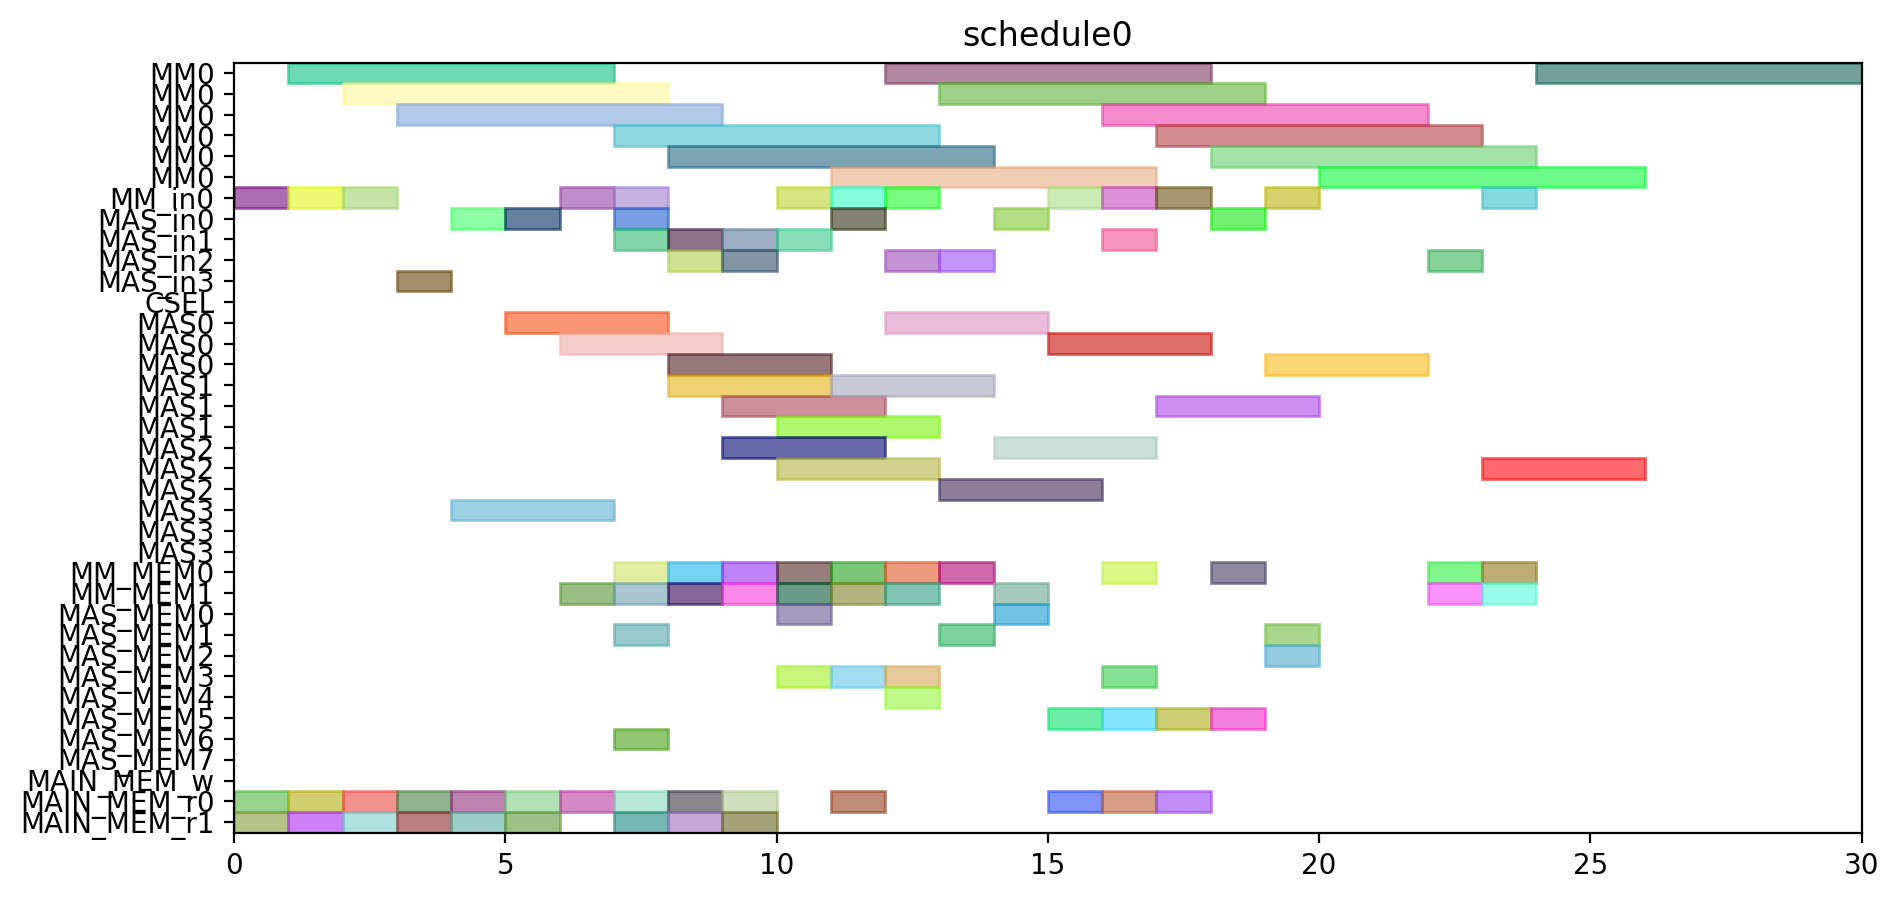

Source code (Python):
from pyschedule import Scenario, solvers, plotters, alt


def solve():
	horizon = 120
	S = Scenario("schedule0", horizon=horizon)

	# resource
	MM = S.Resources('MM', num=1, size=6)
	MM_in = S.Resources('MM_in', num=1)
	MAS_in = S.Resources('MAS_in', num=4)
	CSEL = S.Resource('CSEL')
	MAS = S.Resources('MAS', num=4, size=3, periods=range(1, horizon))
	MM_MEM = S.Resources('MM_MEM', num=2)
	MAS_MEM = S.Resources('MAS_MEM', num=8)
	MAIN_MEM_w = S.Resource('MAIN_MEM_w', size=1)
	MAIN_MEM_r = S.Resources('MAIN_MEM_r', num=2)

	# result of previous scheduling

	# new tasks
	t0 = S.Task('t0', length=6, delay_cost=1)
	t0 += alt(MM)
	t0_in = S.Task('t0_in', length=1, delay_cost=1)
	t0_in += alt(MM_in)
	S += t0_in*MM_in[0]<=t0*MM[0]
	t0_mem0 = S.Task('t0_mem0', length=1, delay_cost=1)
	t0_mem0 += MAIN_MEM_r[0]
	S += t0_mem0 <= t0

	t0_mem1 = S.Task('t0_mem1', length=1, delay_cost=1)
	t0_mem1 += MAIN_MEM_r[1]
	S += t0_mem1 <= t0

	t1 = S.Task('t1', length=6, delay_cost=1)
	t1 += alt(MM)
	t1_in = S.Task('t1_in', length=1, delay_cost=1)
	t1_in += alt(MM_in)
	S += t1_in*MM_in[0]<=t1*MM[0]
	t1_mem0 = S.Task('t1_mem0', length=1, delay_cost=1)
	t1_mem0 += MAIN_MEM_r[0]
	S += t1_mem0 <= t1

	t1_mem1 = S.Task('t1_mem1', length=1, delay_cost=1)
	t1_mem1 += MAIN_MEM_r[1]
	S += t1_mem1 <= t1

	t2 = S.Task('t2', length=6, delay_cost=1)
	t2 += alt(MM)
	t2_in = S.Task('t2_in', length=1, delay_cost=1)
	t2_in += alt(MM_in)
	S += t2_in*MM_in[0]<=t2*MM[0]
	t2_mem0 = S.Task('t2_mem0', length=1, delay_cost=1)
	t2_mem0 += MAIN_MEM_r[0]
	S += t2_mem0 <= t2

	t2_mem1 = S.Task('t2_mem1', length=1, delay_cost=1)
	t2_mem1 += MAIN_MEM_r[1]
	S += t2_mem1 <= t2

	t3 = S.Task('t3', length=3, delay_cost=1)
	t3 += alt(MAS)
	t3_in = S.Task('t3_in', length=1, delay_cost=1)
	t3_in += alt(MAS_in)
	S += t3_in*MAS_in[0]<=t3*MAS[0]

	S += t3_in*MAS_in[1]<=t3*MAS[1]

	S += t3_in*MAS_in[2]<=t3*MAS[2]

	S += t3_in*MAS_in[3]<=t3*MAS[3]

	t3_mem0 = S.Task('t3_mem0', length=1, delay_cost=1)
	t3_mem0 += MAIN_MEM_r[0]
	S += t3_mem0 <= t3

	t3_mem1 = S.Task('t3_mem1', length=1, delay_cost=1)
	t3_mem1 += MAIN_MEM_r[1]
	S += t3_mem1 <= t3

	t4 = S.Task('t4', length=3, delay_cost=1)
	t4 += alt(MAS)
	t4_in = S.Task('t4_in', length=1, delay_cost=1)
	t4_in += alt(MAS_in)
	S += t4_in*MAS_in[0]<=t4*MAS[0]

	S += t4_in*MAS_in[1]<=t4*MAS[1]

	S += t4_in*MAS_in[2]<=t4*MAS[2]

	S += t4_in*MAS_in[3]<=t4*MAS[3]

	t4_mem0 = S.Task('t4_mem0', length=1, delay_cost=1)
	t4_mem0 += MAIN_MEM_r[0]
	S += t4_mem0 <= t4

	t4_mem1 = S.Task('t4_mem1', length=1, delay_cost=1)
	t4_mem1 += MAIN_MEM_r[1]
	S += t4_mem1 <= t4

	t8 = S.Task('t8', length=3, delay_cost=1)
	t8 += alt(MAS)
	t8_in = S.Task('t8_in', length=1, delay_cost=1)
	t8_in += alt(MAS_in)
	S += t8_in*MAS_in[0]<=t8*MAS[0]

	S += t8_in*MAS_in[1]<=t8*MAS[1]

	S += t8_in*MAS_in[2]<=t8*MAS[2]

	S += t8_in*MAS_in[3]<=t8*MAS[3]

	t8_mem0 = S.Task('t8_mem0', length=1, delay_cost=1)
	t8_mem0 += MAIN_MEM_r[0]
	S += t8_mem0 <= t8

	t8_mem1 = S.Task('t8_mem1', length=1, delay_cost=1)
	t8_mem1 += MAIN_MEM_r[1]
	S += t8_mem1 <= t8

	t9 = S.Task('t9', length=3, delay_cost=1)
	t9 += alt(MAS)
	t9_in = S.Task('t9_in', length=1, delay_cost=1)
	t9_in += alt(MAS_in)
	S += t9_in*MAS_in[0]<=t9*MAS[0]

	S += t9_in*MAS_in[1]<=t9*MAS[1]

	S += t9_in*MAS_in[2]<=t9*MAS[2]

	S += t9_in*MAS_in[3]<=t9*MAS[3]

	t9_mem0 = S.Task('t9_mem0', length=1, delay_cost=1)
	t9_mem0 += MAIN_MEM_r[0]
	S += t9_mem0 <= t9

	t9_mem1 = S.Task('t9_mem1', length=1, delay_cost=1)
	t9_mem1 += MAIN_MEM_r[1]
	S += t9_mem1 <= t9

	t13 = S.Task('t13', length=3, delay_cost=1)
	t13 += alt(MAS)
	t13_in = S.Task('t13_in', length=1, delay_cost=1)
	t13_in += alt(MAS_in)
	S += t13_in*MAS_in[0]<=t13*MAS[0]

	S += t13_in*MAS_in[1]<=t13*MAS[1]

	S += t13_in*MAS_in[2]<=t13*MAS[2]

	S += t13_in*MAS_in[3]<=t13*MAS[3]

	t13_mem0 = S.Task('t13_mem0', length=1, delay_cost=1)
	t13_mem0 += MAIN_MEM_r[0]
	S += t13_mem0 <= t13

	t13_mem1 = S.Task('t13_mem1', length=1, delay_cost=1)
	t13_mem1 += MAIN_MEM_r[1]
	S += t13_mem1 <= t13

	t14 = S.Task('t14', length=3, delay_cost=1)
	t14 += alt(MAS)
	t14_in = S.Task('t14_in', length=1, delay_cost=1)
	t14_in += alt(MAS_in)
	S += t14_in*MAS_in[0]<=t14*MAS[0]

	S += t14_in*MAS_in[1]<=t14*MAS[1]

	S += t14_in*MAS_in[2]<=t14*MAS[2]

	S += t14_in*MAS_in[3]<=t14*MAS[3]

	t14_mem0 = S.Task('t14_mem0', length=1, delay_cost=1)
	t14_mem0 += MAIN_MEM_r[0]
	S += t14_mem0 <= t14

	t14_mem1 = S.Task('t14_mem1', length=1, delay_cost=1)
	t14_mem1 += MAIN_MEM_r[1]
	S += t14_mem1 <= t14

	t5 = S.Task('t5', length=6, delay_cost=1)
	t5 += alt(MM)
	t5_in = S.Task('t5_in', length=1, delay_cost=1)
	t5_in += alt(MM_in)
	S += t5_in*MM_in[0]<=t5*MM[0]
	t5_mem0 = S.Task('t5_mem0', length=1, delay_cost=1)
	t5_mem0 += alt(MAS_MEM)
	S += (t3*MAS[0])-1 < t5_mem0*MAS_MEM[0]
	S += (t3*MAS[1])-1 < t5_mem0*MAS_MEM[2]
	S += (t3*MAS[2])-1 < t5_mem0*MAS_MEM[4]
	S += (t3*MAS[3])-1 < t5_mem0*MAS_MEM[6]
	S += t5_mem0 <= t5

	t5_mem1 = S.Task('t5_mem1', length=1, delay_cost=1)
	t5_mem1 += alt(MAS_MEM)
	S += (t4*MAS[0])-1 < t5_mem1*MAS_MEM[1]
	S += (t4*MAS[1])-1 < t5_mem1*MAS_MEM[3]
	S += (t4*MAS[2])-1 < t5_mem1*MAS_MEM[5]
	S += (t4*MAS[3])-1 < t5_mem1*MAS_MEM[7]
	S += t5_mem1 <= t5

	t6 = S.Task('t6', length=3, delay_cost=1)
	t6 += alt(MAS)
	t6_in = S.Task('t6_in', length=1, delay_cost=1)
	t6_in += alt(MAS_in)
	S += t6_in*MAS_in[0]<=t6*MAS[0]

	S += t6_in*MAS_in[1]<=t6*MAS[1]

	S += t6_in*MAS_in[2]<=t6*MAS[2]

	S += t6_in*MAS_in[3]<=t6*MAS[3]

	t6_mem0 = S.Task('t6_mem0', length=1, delay_cost=1)
	t6_mem0 += alt(MM_MEM)
	S += (t0*MM[0])-1 < t6_mem0*MM_MEM[0]
	S += t6_mem0 <= t6

	t6_mem1 = S.Task('t6_mem1', length=1, delay_cost=1)
	t6_mem1 += alt(MM_MEM)
	S += (t1*MM[0])-1 < t6_mem1*MM_MEM[1]
	S += t6_mem1 <= t6

	t10 = S.Task('t10', length=6, delay_cost=1)
	t10 += alt(MM)
	t10_in = S.Task('t10_in', length=1, delay_cost=1)
	t10_in += alt(MM_in)
	S += t10_in*MM_in[0]<=t10*MM[0]
	t10_mem0 = S.Task('t10_mem0', length=1, delay_cost=1)
	t10_mem0 += alt(MAS_MEM)
	S += (t8*MAS[0])-1 < t10_mem0*MAS_MEM[0]
	S += (t8*MAS[1])-1 < t10_mem0*MAS_MEM[2]
	S += (t8*MAS[2])-1 < t10_mem0*MAS_MEM[4]
	S += (t8*MAS[3])-1 < t10_mem0*MAS_MEM[6]
	S += t10_mem0 <= t10

	t10_mem1 = S.Task('t10_mem1', length=1, delay_cost=1)
	t10_mem1 += alt(MAS_MEM)
	S += (t9*MAS[0])-1 < t10_mem1*MAS_MEM[1]
	S += (t9*MAS[1])-1 < t10_mem1*MAS_MEM[3]
	S += (t9*MAS[2])-1 < t10_mem1*MAS_MEM[5]
	S += (t9*MAS[3])-1 < t10_mem1*MAS_MEM[7]
	S += t10_mem1 <= t10

	t11 = S.Task('t11', length=3, delay_cost=1)
	t11 += alt(MAS)
	t11_in = S.Task('t11_in', length=1, delay_cost=1)
	t11_in += alt(MAS_in)
	S += t11_in*MAS_in[0]<=t11*MAS[0]

	S += t11_in*MAS_in[1]<=t11*MAS[1]

	S += t11_in*MAS_in[2]<=t11*MAS[2]

	S += t11_in*MAS_in[3]<=t11*MAS[3]

	t11_mem0 = S.Task('t11_mem0', length=1, delay_cost=1)
	t11_mem0 += alt(MM_MEM)
	S += (t1*MM[0])-1 < t11_mem0*MM_MEM[0]
	S += t11_mem0 <= t11

	t11_mem1 = S.Task('t11_mem1', length=1, delay_cost=1)
	t11_mem1 += alt(MM_MEM)
	S += (t2*MM[0])-1 < t11_mem1*MM_MEM[1]
	S += t11_mem1 <= t11

	t15 = S.Task('t15', length=6, delay_cost=1)
	t15 += alt(MM)
	t15_in = S.Task('t15_in', length=1, delay_cost=1)
	t15_in += alt(MM_in)
	S += t15_in*MM_in[0]<=t15*MM[0]
	t15_mem0 = S.Task('t15_mem0', length=1, delay_cost=1)
	t15_mem0 += alt(MAS_MEM)
	S += (t13*MAS[0])-1 < t15_mem0*MAS_MEM[0]
	S += (t13*MAS[1])-1 < t15_mem0*MAS_MEM[2]
	S += (t13*MAS[2])-1 < t15_mem0*MAS_MEM[4]
	S += (t13*MAS[3])-1 < t15_mem0*MAS_MEM[6]
	S += t15_mem0 <= t15

	t15_mem1 = S.Task('t15_mem1', length=1, delay_cost=1)
	t15_mem1 += alt(MAS_MEM)
	S += (t14*MAS[0])-1 < t15_mem1*MAS_MEM[1]
	S += (t14*MAS[1])-1 < t15_mem1*MAS_MEM[3]
	S += (t14*MAS[2])-1 < t15_mem1*MAS_MEM[5]
	S += (t14*MAS[3])-1 < t15_mem1*MAS_MEM[7]
	S += t15_mem1 <= t15

	t16 = S.Task('t16', length=3, delay_cost=1)
	t16 += alt(MAS)
	t16_in = S.Task('t16_in', length=1, delay_cost=1)
	t16_in += alt(MAS_in)
	S += t16_in*MAS_in[0]<=t16*MAS[0]

	S += t16_in*MAS_in[1]<=t16*MAS[1]

	S += t16_in*MAS_in[2]<=t16*MAS[2]

	S += t16_in*MAS_in[3]<=t16*MAS[3]

	t16_mem0 = S.Task('t16_mem0', length=1, delay_cost=1)
	t16_mem0 += alt(MM_MEM)
	S += (t0*MM[0])-1 < t16_mem0*MM_MEM[0]
	S += t16_mem0 <= t16

	t16_mem1 = S.Task('t16_mem1', length=1, delay_cost=1)
	t16_mem1 += alt(MM_MEM)
	S += (t2*MM[0])-1 < t16_mem1*MM_MEM[1]
	S += t16_mem1 <= t16

	t19 = S.Task('t19', length=6, delay_cost=1)
	t19 += alt(MM)
	t19_in = S.Task('t19_in', length=1, delay_cost=1)
	t19_in += alt(MM_in)
	S += t19_in*MM_in[0]<=t19*MM[0]
	t19_mem0 = S.Task('t19_mem0', length=1, delay_cost=1)
	t19_mem0 += MAIN_MEM_r[0]
	S += t19_mem0 <= t19

	t19_mem1 = S.Task('t19_mem1', length=1, delay_cost=1)
	t19_mem1 += alt(MM_MEM)
	S += (t2*MM[0])-1 < t19_mem1*MM_MEM[1]
	S += t19_mem1 <= t19

	t24 = S.Task('t24', length=3, delay_cost=1)
	t24 += alt(MAS)
	t24_in = S.Task('t24_in', length=1, delay_cost=1)
	t24_in += alt(MAS_in)
	S += t24_in*MAS_in[0]<=t24*MAS[0]

	S += t24_in*MAS_in[1]<=t24*MAS[1]

	S += t24_in*MAS_in[2]<=t24*MAS[2]

	S += t24_in*MAS_in[3]<=t24*MAS[3]

	t24_mem0 = S.Task('t24_mem0', length=1, delay_cost=1)
	t24_mem0 += alt(MM_MEM)
	S += (t0*MM[0])-1 < t24_mem0*MM_MEM[0]
	S += t24_mem0 <= t24

	t24_mem1 = S.Task('t24_mem1', length=1, delay_cost=1)
	t24_mem1 += alt(MM_MEM)
	S += (t0*MM[0])-1 < t24_mem1*MM_MEM[1]
	S += t24_mem1 <= t24

	t26 = S.Task('t26', length=6, delay_cost=1)
	t26 += alt(MM)
	t26_in = S.Task('t26_in', length=1, delay_cost=1)
	t26_in += alt(MM_in)
	S += t26_in*MM_in[0]<=t26*MM[0]
	t26_mem0 = S.Task('t26_mem0', length=1, delay_cost=1)
	t26_mem0 += MAIN_MEM_r[0]
	S += t26_mem0 <= t26

	t26_mem1 = S.Task('t26_mem1', length=1, delay_cost=1)
	t26_mem1 += alt(MM_MEM)
	S += (t2*MM[0])-1 < t26_mem1*MM_MEM[1]
	S += t26_mem1 <= t26

	t7 = S.Task('t7', length=3, delay_cost=1)
	t7 += alt(MAS)
	t7_in = S.Task('t7_in', length=1, delay_cost=1)
	t7_in += alt(MAS_in)
	S += t7_in*MAS_in[0]<=t7*MAS[0]

	S += t7_in*MAS_in[1]<=t7*MAS[1]

	S += t7_in*MAS_in[2]<=t7*MAS[2]

	S += t7_in*MAS_in[3]<=t7*MAS[3]

	t7_mem0 = S.Task('t7_mem0', length=1, delay_cost=1)
	t7_mem0 += alt(MM_MEM)
	S += (t5*MM[0])-1 < t7_mem0*MM_MEM[0]
	S += t7_mem0 <= t7

	t7_mem1 = S.Task('t7_mem1', length=1, delay_cost=1)
	t7_mem1 += alt(MAS_MEM)
	S += (t6*MAS[0])-1 < t7_mem1*MAS_MEM[1]
	S += (t6*MAS[1])-1 < t7_mem1*MAS_MEM[3]
	S += (t6*MAS[2])-1 < t7_mem1*MAS_MEM[5]
	S += (t6*MAS[3])-1 < t7_mem1*MAS_MEM[7]
	S += t7_mem1 <= t7

	t12 = S.Task('t12', length=3, delay_cost=1)
	t12 += alt(MAS)
	t12_in = S.Task('t12_in', length=1, delay_cost=1)
	t12_in += alt(MAS_in)
	S += t12_in*MAS_in[0]<=t12*MAS[0]

	S += t12_in*MAS_in[1]<=t12*MAS[1]

	S += t12_in*MAS_in[2]<=t12*MAS[2]

	S += t12_in*MAS_in[3]<=t12*MAS[3]

	t12_mem0 = S.Task('t12_mem0', length=1, delay_cost=1)
	t12_mem0 += alt(MM_MEM)
	S += (t10*MM[0])-1 < t12_mem0*MM_MEM[0]
	S += t12_mem0 <= t12

	t12_mem1 = S.Task('t12_mem1', length=1, delay_cost=1)
	t12_mem1 += alt(MAS_MEM)
	S += (t11*MAS[0])-1 < t12_mem1*MAS_MEM[1]
	S += (t11*MAS[1])-1 < t12_mem1*MAS_MEM[3]
	S += (t11*MAS[2])-1 < t12_mem1*MAS_MEM[5]
	S += (t11*MAS[3])-1 < t12_mem1*MAS_MEM[7]
	S += t12_mem1 <= t12

	t17 = S.Task('t17', length=3, delay_cost=1)
	t17 += alt(MAS)
	t17_in = S.Task('t17_in', length=1, delay_cost=1)
	t17_in += alt(MAS_in)
	S += t17_in*MAS_in[0]<=t17*MAS[0]

	S += t17_in*MAS_in[1]<=t17*MAS[1]

	S += t17_in*MAS_in[2]<=t17*MAS[2]

	S += t17_in*MAS_in[3]<=t17*MAS[3]

	t17_mem0 = S.Task('t17_mem0', length=1, delay_cost=1)
	t17_mem0 += alt(MM_MEM)
	S += (t15*MM[0])-1 < t17_mem0*MM_MEM[0]
	S += t17_mem0 <= t17

	t17_mem1 = S.Task('t17_mem1', length=1, delay_cost=1)
	t17_mem1 += alt(MAS_MEM)
	S += (t16*MAS[0])-1 < t17_mem1*MAS_MEM[1]
	S += (t16*MAS[1])-1 < t17_mem1*MAS_MEM[3]
	S += (t16*MAS[2])-1 < t17_mem1*MAS_MEM[5]
	S += (t16*MAS[3])-1 < t17_mem1*MAS_MEM[7]
	S += t17_mem1 <= t17

	t25 = S.Task('t25', length=3, delay_cost=1)
	t25 += alt(MAS)
	t25_in = S.Task('t25_in', length=1, delay_cost=1)
	t25_in += alt(MAS_in)
	S += t25_in*MAS_in[0]<=t25*MAS[0]

	S += t25_in*MAS_in[1]<=t25*MAS[1]

	S += t25_in*MAS_in[2]<=t25*MAS[2]

	S += t25_in*MAS_in[3]<=t25*MAS[3]

	t25_mem0 = S.Task('t25_mem0', length=1, delay_cost=1)
	t25_mem0 += alt(MM_MEM)
	S += (t0*MM[0])-1 < t25_mem0*MM_MEM[0]
	S += t25_mem0 <= t25

	t25_mem1 = S.Task('t25_mem1', length=1, delay_cost=1)
	t25_mem1 += alt(MAS_MEM)
	S += (t24*MAS[0])-1 < t25_mem1*MAS_MEM[1]
	S += (t24*MAS[1])-1 < t25_mem1*MAS_MEM[3]
	S += (t24*MAS[2])-1 < t25_mem1*MAS_MEM[5]
	S += (t24*MAS[3])-1 < t25_mem1*MAS_MEM[7]
	S += t25_mem1 <= t25

	t29 = S.Task('t29', length=3, delay_cost=1)
	t29 += alt(MAS)
	t29_in = S.Task('t29_in', length=1, delay_cost=1)
	t29_in += alt(MAS_in)
	S += t29_in*MAS_in[0]<=t29*MAS[0]

	S += t29_in*MAS_in[1]<=t29*MAS[1]

	S += t29_in*MAS_in[2]<=t29*MAS[2]

	S += t29_in*MAS_in[3]<=t29*MAS[3]

	t29_mem0 = S.Task('t29_mem0', length=1, delay_cost=1)
	t29_mem0 += alt(MM_MEM)
	S += (t0*MM[0])-1 < t29_mem0*MM_MEM[0]
	S += t29_mem0 <= t29

	t29_mem1 = S.Task('t29_mem1', length=1, delay_cost=1)
	t29_mem1 += alt(MM_MEM)
	S += (t26*MM[0])-1 < t29_mem1*MM_MEM[1]
	S += t29_mem1 <= t29

	t18 = S.Task('t18', length=6, delay_cost=1)
	t18 += alt(MM)
	t18_in = S.Task('t18_in', length=1, delay_cost=1)
	t18_in += alt(MM_in)
	S += t18_in*MM_in[0]<=t18*MM[0]
	t18_mem0 = S.Task('t18_mem0', length=1, delay_cost=1)
	t18_mem0 += MAIN_MEM_r[0]
	S += t18_mem0 <= t18

	t18_mem1 = S.Task('t18_mem1', length=1, delay_cost=1)
	t18_mem1 += alt(MAS_MEM)
	S += (t12*MAS[0])-1 < t18_mem1*MAS_MEM[1]
	S += (t12*MAS[1])-1 < t18_mem1*MAS_MEM[3]
	S += (t12*MAS[2])-1 < t18_mem1*MAS_MEM[5]
	S += (t12*MAS[3])-1 < t18_mem1*MAS_MEM[7]
	S += t18_mem1 <= t18

	t27 = S.Task('t27', length=6, delay_cost=1)
	t27 += alt(MM)
	t27_in = S.Task('t27_in', length=1, delay_cost=1)
	t27_in += alt(MM_in)
	S += t27_in*MM_in[0]<=t27*MM[0]
	t27_mem0 = S.Task('t27_mem0', length=1, delay_cost=1)
	t27_mem0 += MAIN_MEM_r[0]
	S += t27_mem0 <= t27

	t27_mem1 = S.Task('t27_mem1', length=1, delay_cost=1)
	t27_mem1 += alt(MAS_MEM)
	S += (t12*MAS[0])-1 < t27_mem1*MAS_MEM[1]
	S += (t12*MAS[1])-1 < t27_mem1*MAS_MEM[3]
	S += (t12*MAS[2])-1 < t27_mem1*MAS_MEM[5]
	S += (t12*MAS[3])-1 < t27_mem1*MAS_MEM[7]
	S += t27_mem1 <= t27

	t28 = S.Task('t28', length=3, delay_cost=1)
	t28 += alt(MAS)
	t28_in = S.Task('t28_in', length=1, delay_cost=1)
	t28_in += alt(MAS_in)
	S += t28_in*MAS_in[0]<=t28*MAS[0]

	S += t28_in*MAS_in[1]<=t28*MAS[1]

	S += t28_in*MAS_in[2]<=t28*MAS[2]

	S += t28_in*MAS_in[3]<=t28*MAS[3]

	t28_mem0 = S.Task('t28_mem0', length=1, delay_cost=1)
	t28_mem0 += alt(MAS_MEM)
	S += (t25*MAS[0])-1 < t28_mem0*MAS_MEM[0]
	S += (t25*MAS[1])-1 < t28_mem0*MAS_MEM[2]
	S += (t25*MAS[2])-1 < t28_mem0*MAS_MEM[4]
	S += (t25*MAS[3])-1 < t28_mem0*MAS_MEM[6]
	S += t28_mem0 <= t28

	t28_mem1 = S.Task('t28_mem1', length=1, delay_cost=1)
	t28_mem1 += alt(MM_MEM)
	S += (t26*MM[0])-1 < t28_mem1*MM_MEM[1]
	S += t28_mem1 <= t28

	t30 = S.Task('t30', length=6, delay_cost=1)
	t30 += alt(MM)
	t30_in = S.Task('t30_in', length=1, delay_cost=1)
	t30_in += alt(MM_in)
	S += t30_in*MM_in[0]<=t30*MM[0]
	t30_mem0 = S.Task('t30_mem0', length=1, delay_cost=1)
	t30_mem0 += MAIN_MEM_r[0]
	S += t30_mem0 <= t30

	t30_mem1 = S.Task('t30_mem1', length=1, delay_cost=1)
	t30_mem1 += alt(MAS_MEM)
	S += (t29*MAS[0])-1 < t30_mem1*MAS_MEM[1]
	S += (t29*MAS[1])-1 < t30_mem1*MAS_MEM[3]
	S += (t29*MAS[2])-1 < t30_mem1*MAS_MEM[5]
	S += (t29*MAS[3])-1 < t30_mem1*MAS_MEM[7]
	S += t30_mem1 <= t30

	t20 = S.Task('t20', length=3, delay_cost=1)
	t20 += alt(MAS)
	t20_in = S.Task('t20_in', length=1, delay_cost=1)
	t20_in += alt(MAS_in)
	S += t20_in*MAS_in[0]<=t20*MAS[0]

	S += t20_in*MAS_in[1]<=t20*MAS[1]

	S += t20_in*MAS_in[2]<=t20*MAS[2]

	S += t20_in*MAS_in[3]<=t20*MAS[3]

	t20_mem0 = S.Task('t20_mem0', length=1, delay_cost=1)
	t20_mem0 += alt(MM_MEM)
	S += (t19*MM[0])-1 < t20_mem0*MM_MEM[0]
	S += t20_mem0 <= t20

	t20_mem1 = S.Task('t20_mem1', length=1, delay_cost=1)
	t20_mem1 += alt(MM_MEM)
	S += (t18*MM[0])-1 < t20_mem1*MM_MEM[1]
	S += t20_mem1 <= t20

	t31 = S.Task('t31', length=6, delay_cost=1)
	t31 += alt(MM)
	t31_in = S.Task('t31_in', length=1, delay_cost=1)
	t31_in += alt(MM_in)
	S += t31_in*MM_in[0]<=t31*MM[0]
	t31_mem0 = S.Task('t31_mem0', length=1, delay_cost=1)
	t31_mem0 += alt(MM_MEM)
	S += (t27*MM[0])-1 < t31_mem0*MM_MEM[0]
	S += t31_mem0 <= t31

	t31_mem1 = S.Task('t31_mem1', length=1, delay_cost=1)
	t31_mem1 += alt(MM_MEM)
	S += (t30*MM[0])-1 < t31_mem1*MM_MEM[1]
	S += t31_mem1 <= t31

	t35 = S.Task('t35', length=6, delay_cost=1)
	t35 += alt(MM)
	t35_in = S.Task('t35_in', length=1, delay_cost=1)
	t35_in += alt(MM_in)
	S += t35_in*MM_in[0]<=t35*MM[0]
	t35_mem0 = S.Task('t35_mem0', length=1, delay_cost=1)
	t35_mem0 += alt(MAS_MEM)
	S += (t7*MAS[0])-1 < t35_mem0*MAS_MEM[0]
	S += (t7*MAS[1])-1 < t35_mem0*MAS_MEM[2]
	S += (t7*MAS[2])-1 < t35_mem0*MAS_MEM[4]
	S += (t7*MAS[3])-1 < t35_mem0*MAS_MEM[6]
	S += t35_mem0 <= t35

	t35_mem1 = S.Task('t35_mem1', length=1, delay_cost=1)
	t35_mem1 += alt(MAS_MEM)
	S += (t28*MAS[0])-1 < t35_mem1*MAS_MEM[1]
	S += (t28*MAS[1])-1 < t35_mem1*MAS_MEM[3]
	S += (t28*MAS[2])-1 < t35_mem1*MAS_MEM[5]
	S += (t28*MAS[3])-1 < t35_mem1*MAS_MEM[7]
	S += t35_mem1 <= t35

	solvers.mip.solve(S,msg=1,kind='CPLEX',ratio_gap=1.01)

	solution = [['hoge']*len(S.solution()[1]) for i in range(len(S.solution()))]
	for i in range(len(S.solution())):
		for j in range(len(S.solution()[i])):
			solution[i][j]=str(S.solution()[i][j])
	print(solution)

	cycles = int(solution[-1][3])

	pic_file_name = "/home/mfukuda/ABE/multiRAM_multiMAS_16mux/scheduling_result/stage6MM1_stage3MAS4/EP_ADD_A_ANY/schedule0.png"
	if(S.solution() != []):
		plotters.matplotlib.plot(S,img_filename=pic_file_name, show_task_labels=False, fig_size=(cycles*0.25+3, 5))

	return solution
